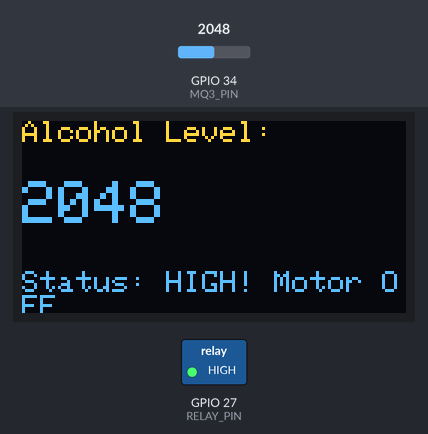
Recording of a sketch running on a simulated ESP32. On the bench: 128×64 one-colour display, switched loads named in the sketch (green lamp = pin HIGH). The inputs (shaded band) are chosen by the test bench; at power-on: GPIO 34 (MQ3_PIN) = 2048. The OLED is the two-colour kind (top 16 rows yellow); what the sketch prints to the serial monitor is not drawn.

Above: at 3.2 s.
3.3 s: GPIO 34 (MQ3_PIN) set to 645
At 3.9 s:
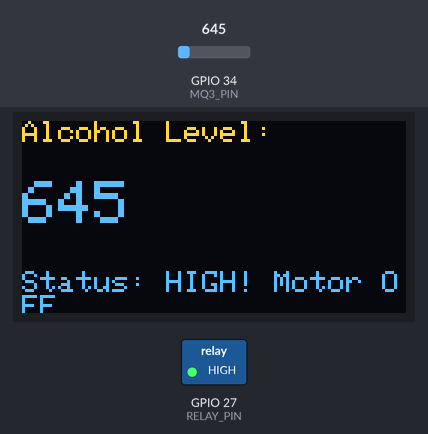
4.8 s: GPIO 34 (MQ3_PIN) set to 554
At 6.2 s:
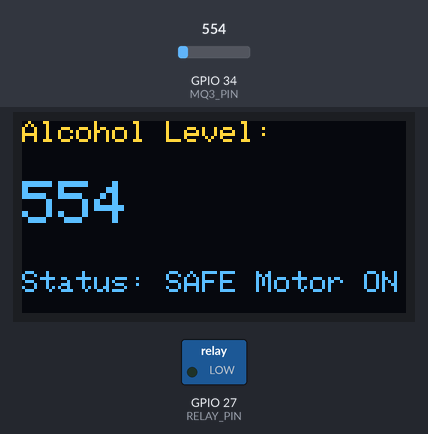
6.5 s: GPIO 34 (MQ3_PIN) set to 491
At 7.3 s:
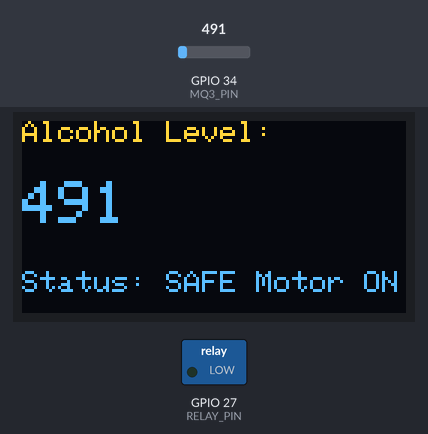
Timing chart, 0 to 9.5 s (numbered marks = the images above; inputs shaded):
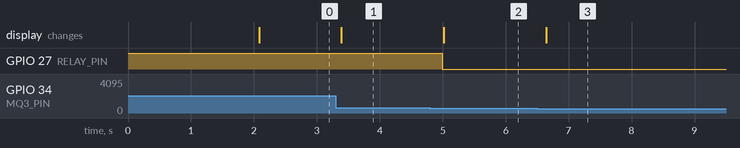

The sketch:

Alcohol_Detection_ESP32.ino
```cpp
#include <Wire.h>
#include <Adafruit_GFX.h>
#include <Adafruit_SSD1306.h>

#define MQ3_PIN 34
#define RELAY_PIN 27
#define SCREEN_WIDTH 128
#define SCREEN_HEIGHT 64

Adafruit_SSD1306 display(SCREEN_WIDTH, SCREEN_HEIGHT, &Wire, -1);

// NEW THRESHOLD VALUE
int threshold = 600; // change as needed

void setup() {
Serial.begin(115200);

pinMode(RELAY_PIN, OUTPUT);

// Motor OFF initially (ACTIVE LOW relay)
digitalWrite(RELAY_PIN, HIGH);

if (!display.begin(SSD1306_SWITCHCAPVCC, 0x3C)) {
Serial.println("OLED Not Found");
while (1);
}

display.clearDisplay();
display.setTextSize(1);
display.setTextColor(WHITE);
display.setCursor(0,0);
display.println("Alcohol Detection");
display.println("Using ESP32");
display.display();
delay(2000);
}

void loop() {
int mqValue = analogRead(MQ3_PIN);

Serial.print("MQ3 Value: ");
Serial.print(mqValue);
Serial.print(" | Threshold: ");
Serial.println(threshold);

display.clearDisplay();
display.setCursor(0,0);
display.setTextSize(1);
display.println("Alcohol Level:");

display.setTextSize(2);
display.setCursor(0,20);
display.println(mqValue);

// --- FIXED RELAY CONTROL (ACTIVE LOW) ---
if (mqValue > threshold) {
digitalWrite(RELAY_PIN, HIGH);
display.setTextSize(1);
display.setCursor(0,50);
display.println("Status: HIGH! Motor OFF");
}
else {
digitalWrite(RELAY_PIN, LOW);
display.setTextSize(1);
display.setCursor(0,50);
display.println("Status: SAFE Motor ON");
}

display.display();
delay(300);
}
```

Measured:
- the behaviour switches between 601 and 600 on GPIO 34 (MQ3_PIN) (found by bisection; images 1 and 2)
- after the input at 3.3 s, the display: changes after 0.09 s (image 1)
- after the input at 4.8 s, GPIO 27 (RELAY_PIN): HIGH → LOW after 0.19 s; the display: changes after 0.21 s (image 2)
- after the input at 6.5 s, the display: changes after 0.14 s (image 3)
